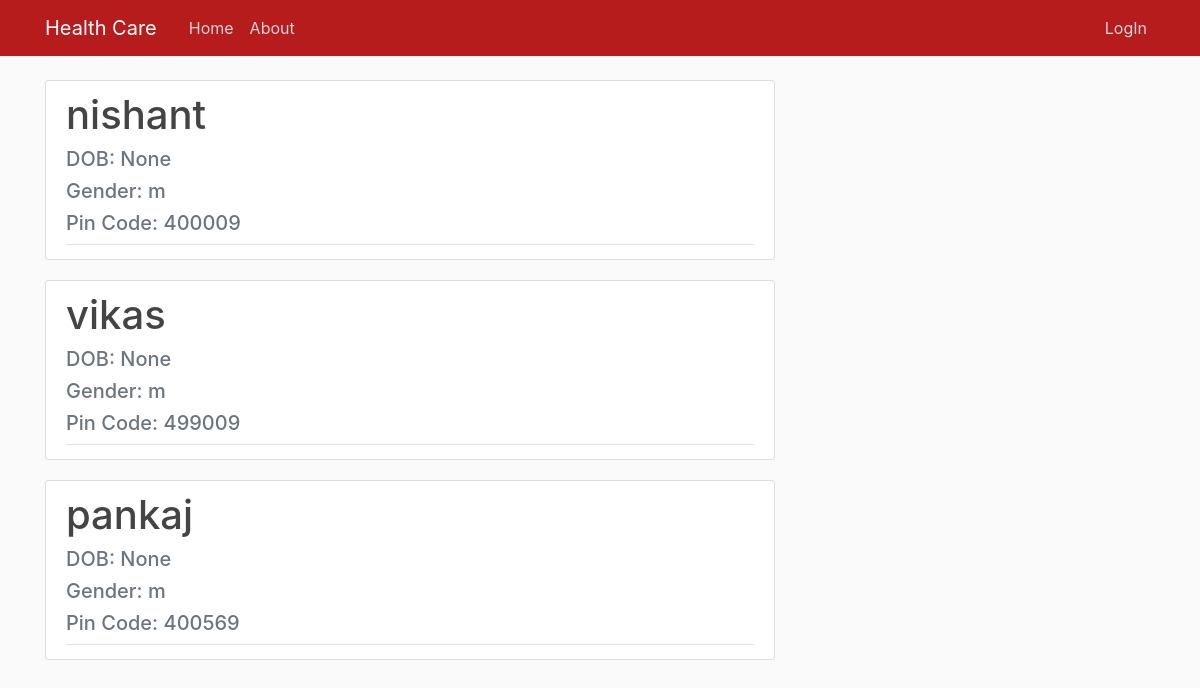
The page /patients/ on the database as committed earlier.
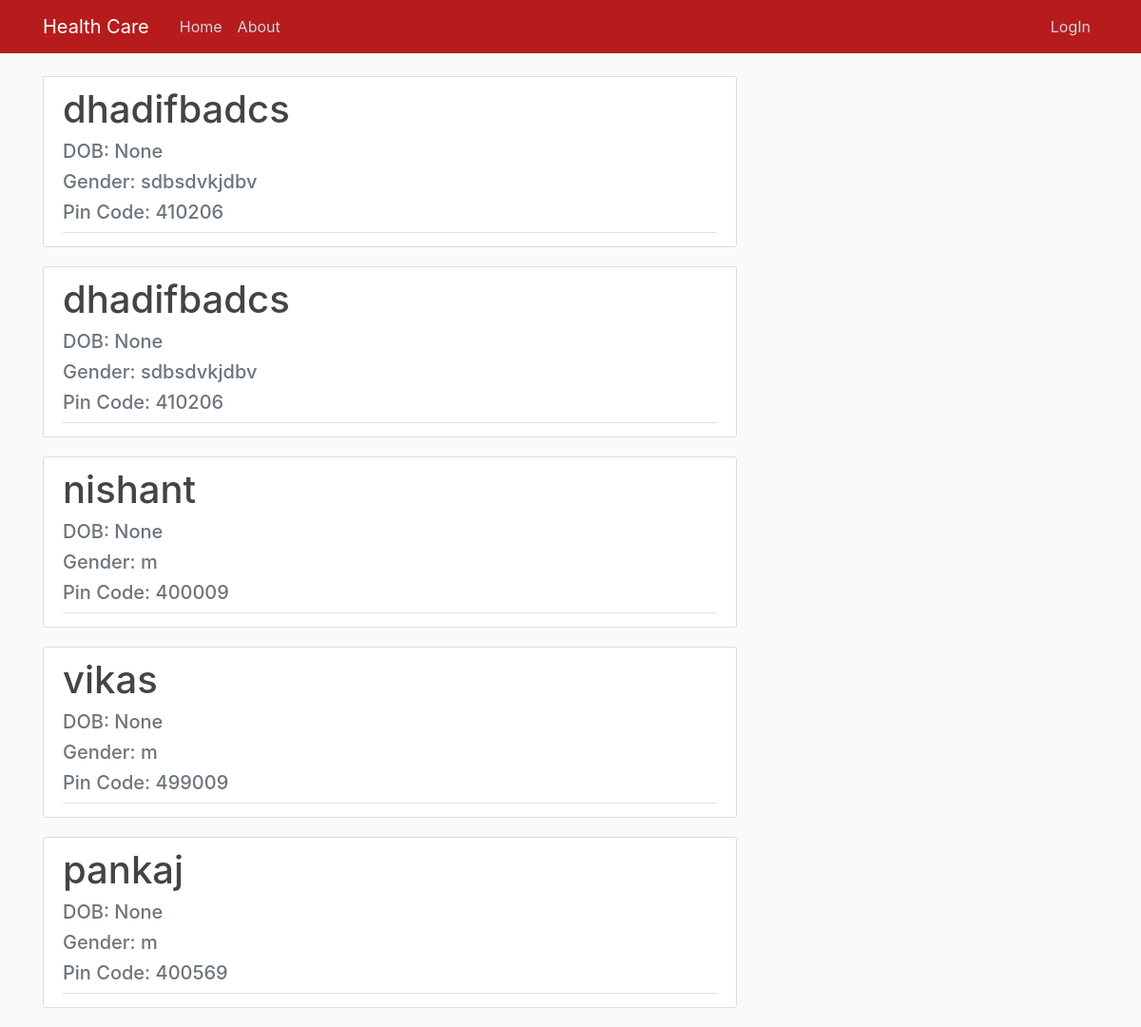
The same page on the database as committed later.
### user/models.py (models this page shows, shortened)
class Patient(models.Model):
    uid=models.IntegerField(primary_key=True)
    name=models.CharField(max_length=50)
    gender=models.CharField(max_length=50)
    dob=models.DateField()
    house=models.CharField(max_length=50)
    street=models.CharField(max_length=50)
    landmark=models.CharField(max_length=50)
    postoffice=models.CharField(max_length=50)
    district=models.CharField(max_length=50)
    state=models.CharField(max_length=50)
    pin_code=models.IntegerField()

### user/views.py (the view)
# urls.py: path('patients/', user_views.PatientList.as_view(),name='patients'),
class PatientList(ListView):
    model = Patient
    template_name = 'user/patients.html'
    context_object_name = 'patients'

### user/templates/user/patients.html
{% extends "user/base.html" %}
{% block content %}
{% for patient in patients %}
<article class="media content-section">
    <div class="media-body">
        <div class="article-metadata">
        <h1 class="mr-2" href="#">{{ patient.name }}</h1>
        <h5 class="text-muted">DOB: {{ patient.dob }}</h5>
        <h5 class="text-muted">Gender: {{ patient.gender }}</h5>
        <h5 class="text-muted">Pin Code: {{ patient.pin_code }}</h5>
        </div>
    </div>
    </article>
    {% endfor %}
{% endblock content %}

### user/templates/user/base.html (shortened to what this page needs)
<html>
<head>
    <link rel="stylesheet" href="https://stackpath.bootstrapcdn.com/bootstrap/4.1.3/css/bootstrap.min.css"
>
    <link rel="stylesheet" href="{% static 'user/main.css' %}">
    <link rel="stylesheet" href="{% static 'user/webpage.css' %}">
    <link rel="stylesheet" href="{% static 'user/cropper.css' %}">
</head>
<body>
    <header class="site-header">
        <nav class="navbar navbar-expand-md navbar-dark  fixed-top" style="background:#b71c1c">
            <div class="container">
                <a class="navbar-brand mr-4" href="{% url 'dashboard' %}">Health Care</a>
                <div class="collapse navbar-collapse" id="navbarToggle">
                    <div class="navbar-nav mr-auto">
                        <a class="nav-item nav-link" href="{% url 'dashboard' %}">Home</a>
                        <a class="nav-item nav-link" href="{% url 'about' %}">About</a>
                    </div>
                    <div class="navbar-nav">
                        {% if user.is_authenticated %}
                            <a class="nav-item nav-link" href="{% url 'profile' %}">Profile( {{ user.username }} )</a>
                            <a class="nav-item nav-link" href="{% url 'logout' %}">Logout</a>
                        {% else %}
                            <a class="nav-item nav-link" href="{% url 'login' %}">LogIn</a>
                        {% endif %}
                    </div>
                </div>
            </div>
        </nav>
    </header>
    <main role="main" class="container">
        <div class="row">
            <div class="col-md-8">
                {% block content %}{% endblock %}
            </div>
        </div>
    </main>
</body>
</html>

### user/static/user/main.css (style rules this page uses)
body { background: #fafafa; color: #333333; margin-top: 5rem; }
h1, h2, h3, h4, h5, h6 { color: #444444; }
.site-header .navbar-nav .nav-link { color: #cbd5db; }
.content-section { background: #ffffff; padding: 10px 20px; border: 1px solid #dddddd; border-radius: 3px; margin-bottom: 20px; }
.article-metadata { padding-bottom: 1px; margin-bottom: 4px; border-bottom: 1px solid #e3e3e3 }

Rows that differ between the two databases and show on the page:
added Patient: name "dhadifbadcs", dob "None", gender "sdbsdvkjdbv", pin_code "410206"
added Patient: name "dhadifbadcs", dob "None", gender "sdbsdvkjdbv", pin_code "410206"
